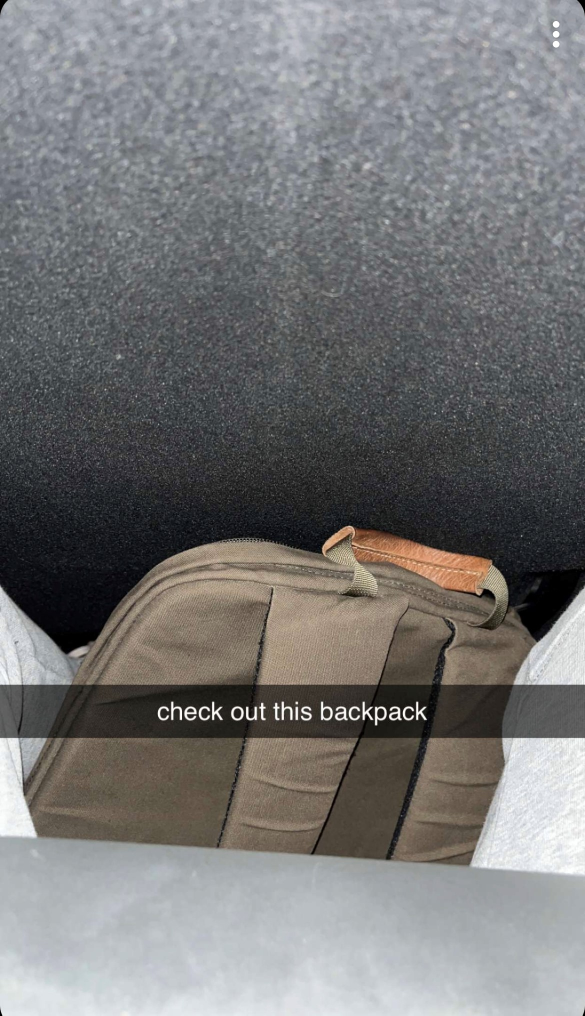
#> input picture server/flask/back-end/Inpainting/pics/backpack_crop.png, 1170 x 2031 px (shown at 1/2 size)
$ python combine.py
#> lines starting #> are read from the running program, lines starting #| are printed output that depends on the picture
from PIL import Image
import matplotlib.pyplot as plt
import cv2

orig = Image.open("pics/backpack_crop.png")
#> orig is the input picture: PIL image 1170x2031 RGB; mean R, G, B 118.4, 118.1, 118.4
orig_size = orig.size
#> orig_size = (1170, 2031)
print(orig_size)
#| (1170, 2031)
orig = orig.resize((512, 512))
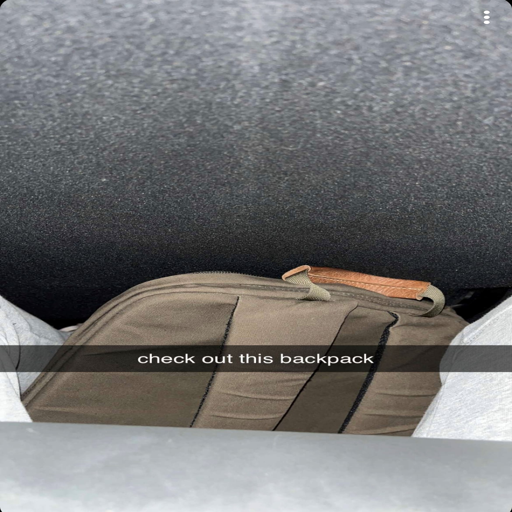
#> orig: PIL image 512x512 RGB; mean R, G, B 118.4, 118.1, 118.4
mask = Image.open("masks/backpack_crop_mask.png").resize((512, 512)).convert('L')
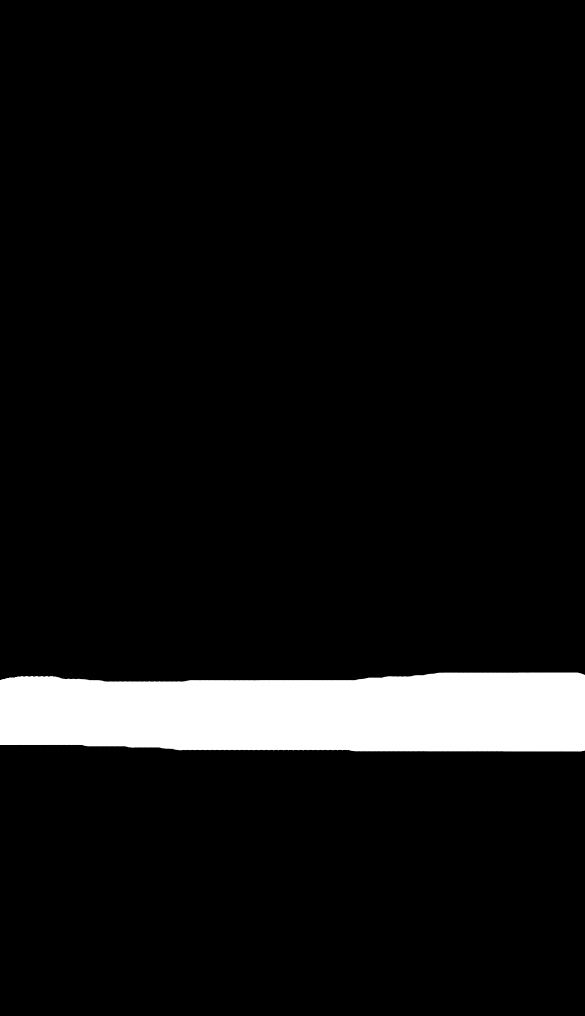
#> input picture server/flask/back-end/Inpainting/masks/backpack_crop_mask.png, 1170 x 2031 px (shown at 1/2 size)
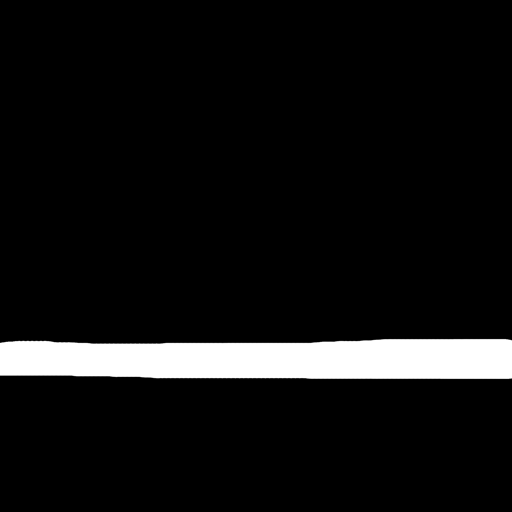
#> mask: PIL image 512x512 L; min 0, max 255, mean 18
clean = Image.open("outputs/backpack_clean.png")
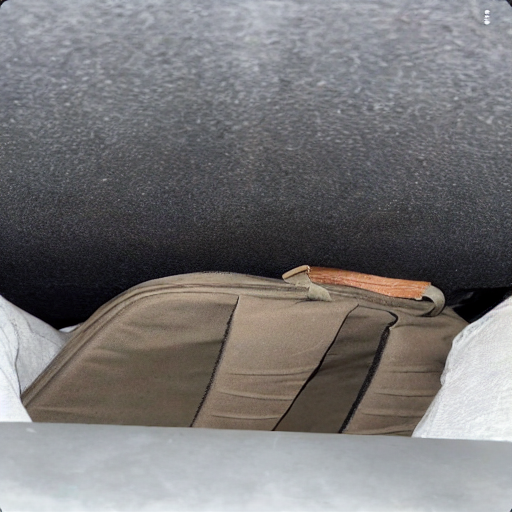
#> input picture server/flask/back-end/Inpainting/outputs/backpack_clean.png, 512 x 512 px
#> clean is the input picture: PIL image 512x512 RGB; mean R, G, B 120.7, 118.9, 119.7

res = Image.composite(clean, orig, mask)
res = res.resize((orig_size))
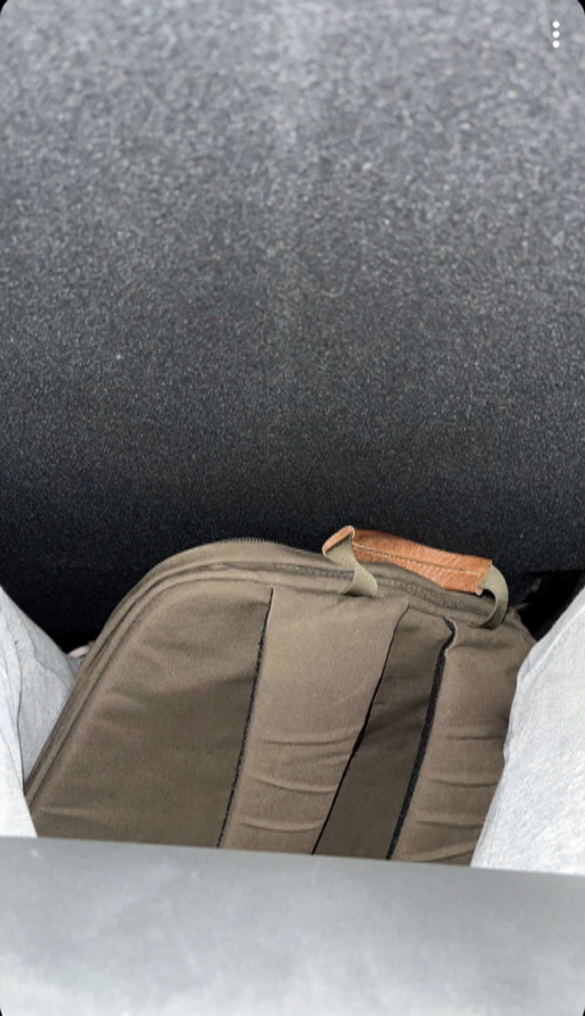
#> res: PIL image 1170x2031 RGB (shown at 1/2 size); mean R, G, B 121.9, 121.2, 121.2
print(orig_size)
#| (1170, 2031)

plt.imshow(res)
plt.show()
